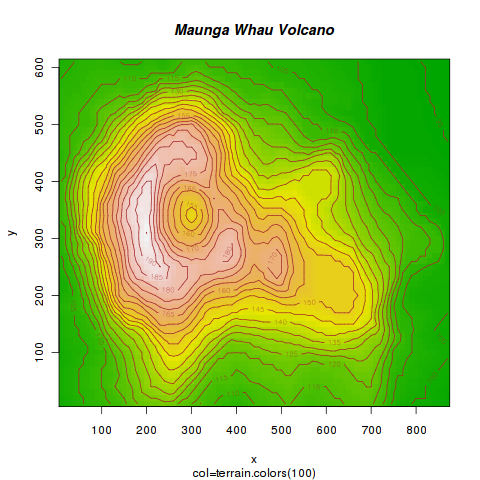

Write R code to recreate this figure.
# Maunga Whau Volcano Example
# Copyright (c) //R Development Core Team [5]//
x <- 10*(1:nrow(volcano)); x.at <- seq(100, 800, by=100)
y <- 10*(1:ncol(volcano)); y.at <- seq(100, 600, by=100)

# Using Terrain Colors

image(x, y, volcano, col=terrain.colors(100),axes=FALSE)
contour(x, y, volcano, levels=seq(90, 200, by=5), add=TRUE, col="brown")
axis(1, at=x.at)
axis(2, at=y.at)
box()
title(main="Maunga Whau Volcano", sub = "col=terrain.colors(100)", font.main=4)
